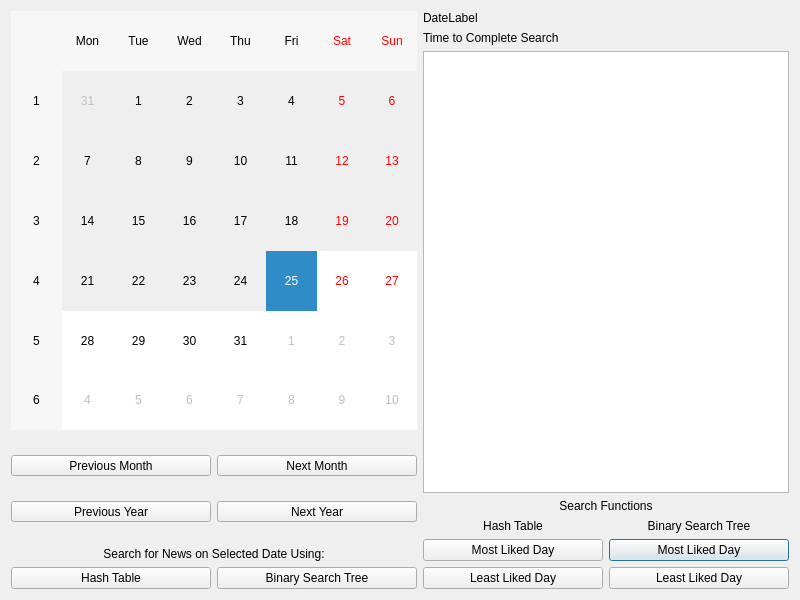
<?xml version="1.0" encoding="UTF-8"?>
<ui version="4.0">
 <class>calendarDialog</class>
 <widget class="QDialog" name="calendarDialog">
  <property name="geometry">
   <rect>
    <x>0</x>
    <y>0</y>
    <width>800</width>
    <height>600</height>
   </rect>
  </property>
  <property name="windowTitle">
   <string>News of Reddit Calendar</string>
  </property>
  <layout class="QGridLayout" name="gridLayout">
   <item row="0" column="0" rowspan="8" colspan="2">
    <widget class="QCalendarWidget" name="calendarWidget">
     <property name="selectedDate">
      <date>
       <year>2008</year>
       <month>1</month>
       <day>25</day>
      </date>
     </property>
     <property name="minimumDate">
      <date>
       <year>2008</year>
       <month>1</month>
       <day>25</day>
      </date>
     </property>
     <property name="navigationBarVisible">
      <bool>false</bool>
     </property>
    </widget>
   </item>
   <item row="11" column="0" colspan="2">
    <layout class="QGridLayout" name="gridLayout_2">
     <item row="0" column="1">
      <widget class="QPushButton" name="OkButtonTree">
       <property name="focusPolicy">
        <enum>Qt::StrongFocus</enum>
       </property>
       <property name="text">
        <string>Binary Search Tree</string>
       </property>
       <property name="autoDefault">
        <bool>false</bool>
       </property>
      </widget>
     </item>
     <item row="0" column="0">
      <widget class="QPushButton" name="OkButtonTable">
       <property name="sizePolicy">
        <sizepolicy hsizetype="Minimum" vsizetype="Fixed">
         <horstretch>0</horstretch>
         <verstretch>0</verstretch>
        </sizepolicy>
       </property>
       <property name="focusPolicy">
        <enum>Qt::StrongFocus</enum>
       </property>
       <property name="text">
        <string>Hash Table</string>
       </property>
       <property name="autoDefault">
        <bool>false</bool>
       </property>
      </widget>
     </item>
    </layout>
   </item>
   <item row="0" column="2" rowspan="12">
    <layout class="QGridLayout" name="gridLayout_7">
     <item row="4" column="0">
      <layout class="QGridLayout" name="gridLayout_8">
       <item row="0" column="0">
        <widget class="QLabel" name="label">
         <property name="layoutDirection">
          <enum>Qt::LeftToRight</enum>
         </property>
         <property name="text">
          <string>Hash Table</string>
         </property>
         <property name="alignment">
          <set>Qt::AlignCenter</set>
         </property>
        </widget>
       </item>
       <item row="2" column="0">
        <widget class="QPushButton" name="leastLikedDaysTable">
         <property name="text">
          <string>Least Liked Day</string>
         </property>
         <property name="autoDefault">
          <bool>false</bool>
         </property>
        </widget>
       </item>
       <item row="0" column="1">
        <widget class="QLabel" name="label_2">
         <property name="text">
          <string>Binary Search Tree</string>
         </property>
         <property name="alignment">
          <set>Qt::AlignCenter</set>
         </property>
        </widget>
       </item>
       <item row="2" column="1">
        <widget class="QPushButton" name="leastLikedDaysTree">
         <property name="text">
          <string>Least Liked Day</string>
         </property>
         <property name="autoDefault">
          <bool>false</bool>
         </property>
        </widget>
       </item>
       <item row="1" column="1">
        <widget class="QPushButton" name="mostLikedDaysTree">
         <property name="text">
          <string>Most Liked Day</string>
         </property>
        </widget>
       </item>
       <item row="1" column="0">
        <widget class="QPushButton" name="mostLikedDaysTable">
         <property name="text">
          <string>Most Liked Day</string>
         </property>
        </widget>
       </item>
      </layout>
     </item>
     <item row="0" column="0">
      <widget class="QLabel" name="DateLabel">
       <property name="cursor">
        <cursorShape>ArrowCursor</cursorShape>
       </property>
       <property name="text">
        <string>DateLabel</string>
       </property>
      </widget>
     </item>
     <item row="3" column="0">
      <widget class="QLabel" name="label_3">
       <property name="text">
        <string>Search Functions</string>
       </property>
       <property name="alignment">
        <set>Qt::AlignCenter</set>
       </property>
      </widget>
     </item>
     <item row="2" column="0">
      <widget class="QListView" name="dayList"/>
     </item>
     <item row="1" column="0">
      <widget class="QLabel" name="searchLabel">
       <property name="text">
        <string>Time to Complete Search</string>
       </property>
      </widget>
     </item>
    </layout>
   </item>
   <item row="8" column="0" rowspan="2" colspan="2">
    <layout class="QGridLayout" name="gridLayout_5">
     <item row="1" column="0">
      <widget class="QToolButton" name="yearBackButton">
       <property name="minimumSize">
        <size>
         <width>200</width>
         <height>0</height>
        </size>
       </property>
       <property name="text">
        <string>Previous Year</string>
       </property>
      </widget>
     </item>
     <item row="0" column="1">
      <widget class="QToolButton" name="MonthFrontButton">
       <property name="minimumSize">
        <size>
         <width>200</width>
         <height>0</height>
        </size>
       </property>
       <property name="text">
        <string>Next Month</string>
       </property>
      </widget>
     </item>
     <item row="0" column="0">
      <widget class="QToolButton" name="MonthBackButton">
       <property name="minimumSize">
        <size>
         <width>200</width>
         <height>0</height>
        </size>
       </property>
       <property name="text">
        <string>Previous Month</string>
       </property>
      </widget>
     </item>
     <item row="1" column="1">
      <widget class="QToolButton" name="yearFrontButton">
       <property name="minimumSize">
        <size>
         <width>200</width>
         <height>0</height>
        </size>
       </property>
       <property name="text">
        <string>Next Year</string>
       </property>
      </widget>
     </item>
    </layout>
   </item>
   <item row="10" column="0" colspan="2">
    <widget class="QLabel" name="label_4">
     <property name="sizePolicy">
      <sizepolicy hsizetype="Preferred" vsizetype="Maximum">
       <horstretch>0</horstretch>
       <verstretch>0</verstretch>
      </sizepolicy>
     </property>
     <property name="text">
      <string>Search for News on Selected Date Using:</string>
     </property>
     <property name="alignment">
      <set>Qt::AlignCenter</set>
     </property>
    </widget>
   </item>
  </layout>
 </widget>
 <resources/>
 <connections/>
</ui>
